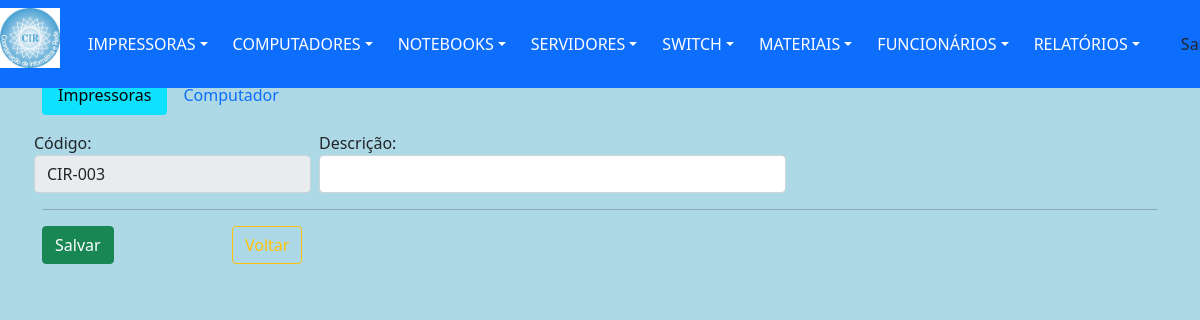
Page /old/materialCadastrarOld.php (signed in) on the earlier database version.
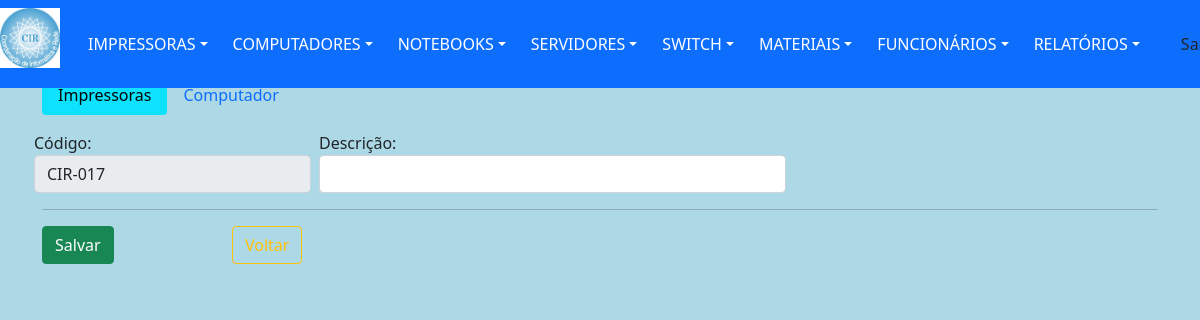
Same page on the later database version.
### tables this page shows
CREATE TABLE `material` (
  `idMaterial` int(11) NOT NULL,
  `codigo` varchar(25) DEFAULT NULL,
  `descricao` varchar(255) DEFAULT NULL,
  `numSerie` varchar(50) DEFAULT NULL,
  `unidade` varchar(20) DEFAULT NULL,
  `quantidade` int(6) DEFAULT NULL,
  `statusMat` varchar(8) DEFAULT 'ativo'
);

### dao/DAO-controleCir.php (called while the page is built, shortened)
<?php
	class ControleCirDAO
		{
             public function BuscarCodigo()
                {
                    $conn = Database::connect();
                    $conn->exec('SET CHARACTER SET utf8');
                    $sql = "SELECT * FROM `material` WHERE codigo LIKE 'cir%' ORDER BY codigo DESC LIMIT 1 ";
                    try
                        {
                            $listar = $conn->query($sql);
                            $buscar = $listar->fetchAll(PDO::FETCH_OBJ);
                        }
                    catch (PDOException $exc)
                        {
                            $buscar = $exc->getTraceAsString();
                        }
                    return $buscar;
                }
        }
?>

### funcao/funcao.php (called while the page is built, shortened)
<?php
	function soNumero($str)
		{
			$soNumero = preg_replace("/[^0-9]/", "", $str);
			return $soNumero;
		}
?>

### old/materialCadastrarOld.php (the view, shortened to what this page needs)
<?php
	include "../template/menuPrincipal.php";
    include_once "../funcao/funcao.php";
	include_once "../dao/DAO-controleCir.php";
	$codigoDAO = new ControleCirDAO();
	foreach ($codigoDAO->BuscarCodigo() as $resp)
		{
			$codigo1 = $resp->codigo;
		}
    $codigo2 = soNumero($codigo1);
    $tamCodigo2 = strlen($codigo2);
    $codigo2 = $codigo2+1;
    $result = strstr($codigo1, "-", true);
    $fimCodigo = str_pad($codigo2, $tamCodigo2, "0", STR_PAD_LEFT);
    $codigo = $result ."-".$fimCodigo;
?>
                <div class="container">
                    <div id="page-content-wrapper">
                        <div class="panel-content">
                            <div class="col-md-12">
						        <h3 class="text-success">Cadastro de Materiais:</h3>
                                <div class="panel-header">
                                    <form class="form-horizontal" action="../controllers/materialCadastro.php" method="POST">
                                        <ul class="nav nav-pillsUfs mb-3" id="pillsUfs-tab" role="tablist">
                                            <li class="nav-item" role="presentation">
                                                <button class="nav-link active" id="pillsUfs-imp-tab" data-bs-toggle="pill" data-bs-target="#pillsUfs-imp" type="button" role="tab" aria-controls="pillsUfs-imp" aria-selected="true">Impressoras</button>
                                            </li>
                                            <li class="nav-item" role="presentation">
                                                <button class="nav-link" id="pillsUfs-comp-tab" data-bs-toggle="pill" data-bs-target="#pillsUfs-comp" type="button" role="tab" aria-controls="pillsUfs-comp" aria-selected="false">Computador</button>
                                            </li>
                                        </ul>
                                        <div class="tab-content" id="pillsUfs-tabContent">
                                            <div class="tab-pane fade show active" id="pillsUfs-imp" role="tabpanel" aria-labelledby="pillsUfs-imp-tab">
                                                <div class="row">
                                                    <div class="col px-md-1 col-md-3">
                                                        <label for="inputSuccess" class="control-label">Código:</label>
                                                        <input type="text" class="form-control" name = "codigoImp" id = "codigoImp" value = "<?=$codigo; $_SESSION['codigo']=$codigo?>" readonly />
                                                    </div>
                                                    <div class="col px-md-1 col-md-5">
                                                        <label for="inputSuccess" class="control-label">Descrição:</label>
                                                        <input type="text" class="form-control" name = "descImp" id = "descImp" >
                                                    </div>
                                                </div>
                                            </div>
                                        </div>
                                        <hr>
                                        <div id="actions" class="row">
                                            <div class="col-md-2">
                                                <button type="submit" class="btn btn-success">Salvar</button>
                                            </div>
                                            <div class="col-md-2">
                                                <a  href="../template/menuPrincipal.php"><button type="button" class="btn btn-outline-warning">Voltar</button></a>
                                            </div>
                                        </div>
                                    </form>
                                </div>
                            </div>
                        </div>
					</div>
				</div>
	</body>
</html>

Differences in the rows shown:
no longer on this page (row edited): material: codigoImp "CIR-003"
added material: codigoImp "CIR-017"
